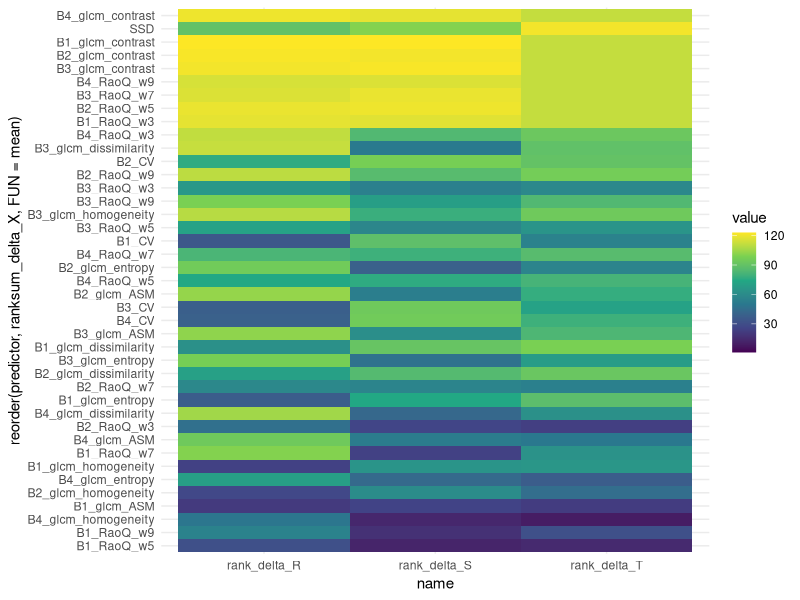
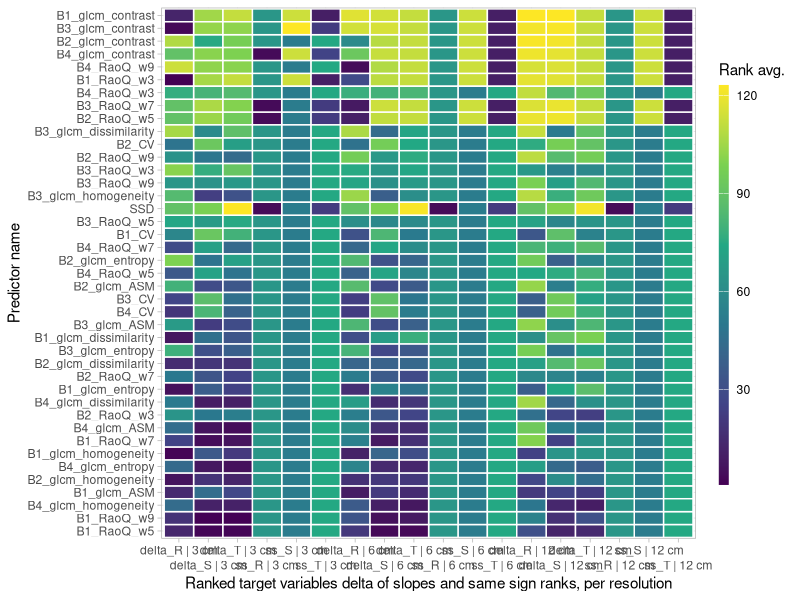
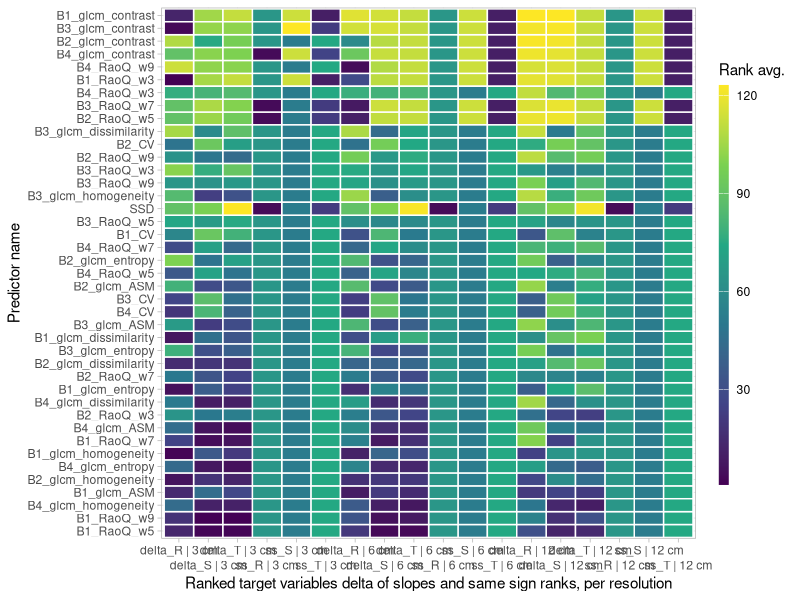

These charts were generated, in order, by the following R code:
library(dplyr)
library(tidyverse)
library(xtable)
library(ggplot2)
library(terra)
library(sf)
uas_slopes <- read.csv("./results/ACTUAL_RESULTS/UAS_slopes_FINAL.csv")

u <- uas_slopes %>%
  select(c(predictor, agg,
           starts_with("prop"), starts_with("mean"))) %>%
  group_by(predictor, agg) %>%
  summarise(
    across(
      where(is.numeric),
      ~ sum(.x, na.rm = TRUE)
    ),
    .groups = "drop"
  ) %>%
  mutate(
    rank_ss_S = rank(prop_same_sign_shannon, ties.method = "average"),
    rank_ss_T = rank(prop_same_sign_turnover, ties.method = "average"),
    rank_ss_R = rank(prop_same_sign_richness, ties.method = "average"),
    ranksum_ss_X = rank_ss_S + rank_ss_T + rank_ss_R
  ) %>%
  mutate(
    rank_delta_S = rank(mean_diff_shannon, ties.method = "average"),
    rank_delta_T = rank(mean_diff_turnover, ties.method = "average"),
    rank_delta_R = rank(mean_diff_richness, ties.method = "average"),
    ranksum_delta_X = rank_delta_S + rank_delta_T + rank_delta_R
  )

# visualise UAS slopes same sign
u_ss <- u %>%
  select(c(predictor, agg, ranksum_ss_X, starts_with("rank_ss"))) %>%
  pivot_longer(-c(predictor, agg, ranksum_ss_X))

p_ss <- ggplot(u_ss, aes(x = name, y = reorder(predictor, ranksum_ss_X, FUN = mean),
              fill = value)) +
  geom_tile() +
  scale_fill_viridis_c() +
  theme_minimal() +
  labs(title = "Ranked predictors for same sign estimation of species variables",
       subtitle = "on UAS data, ordered by sum of ranks")

# visualise UAS slopes mean diff
u_mean <- u %>%
  select(c(predictor, agg, ranksum_delta_X, starts_with("rank_delta"))) %>%
  pivot_longer(-c(predictor, agg, ranksum_delta_X))

ggplot(u_mean, aes(x = name, y = reorder(predictor, ranksum_delta_X, FUN = mean),
                 fill = value)) +
  geom_tile() +
  scale_fill_viridis_c() +
  theme_minimal()

# both in one?
u_both <- u %>%
  select(c(predictor, agg, starts_with("rank"))) %>%
  mutate(ranksum = ranksum_delta_X + ranksum_ss_X) %>%
  select(-c(ranksum_delta_X, ranksum_ss_X)) %>%
  pivot_longer(-c(predictor, agg, ranksum)) %>%
  # rename some stuff
  mutate(res = factor(
    case_when(
    agg == "agg1" ~ "3 cm",
    agg == "agg2" ~ "6 cm",
    agg == "agg4" ~ "12 cm"
              ), levels = c("3 cm", "6 cm", "12 cm")),
  name = str_remove(name, "^rank_"))

both <- ggplot(u_both, aes(x = interaction(name, res, sep = " | "),
                           y = reorder(predictor, ranksum, FUN = mean),
                           fill = value)) +
  geom_tile(color = "white", lwd = .5) +
  scale_fill_viridis_c(name = "Rank avg.") +
  theme_light() +
  ylab("Predictor name") +
  xlab("Ranked target variables delta of slopes and same sign ranks, per resolution") +
  guides(fill = guide_colourbar(barwidth = 0.5, barheight = 20)) +
  scale_x_discrete(guide = guide_axis(n.dodge=2))
both
ggsave(filename = "./images/5_Results_UAS_sameSign_meanDiff_ranks.png", plot = both,
       width = 3000, height = 2000, units = "px", dpi = 300)
